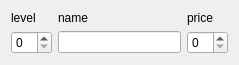
<?xml version="1.0" encoding="UTF-8"?>
<ui version="4.0">
 <class>WeaponEditor</class>
 <widget class="QWidget" name="WeaponEditor">
  <property name="geometry">
   <rect>
    <x>0</x>
    <y>0</y>
    <width>239</width>
    <height>59</height>
   </rect>
  </property>
  <property name="windowTitle">
   <string>WeaponEditor</string>
  </property>
  <layout class="QGridLayout" name="gridLayout_2">
   <item row="0" column="0">
    <layout class="QGridLayout" name="gridLayout">
     <item row="1" column="1">
      <widget class="QLineEdit" name="name_lineEdit"/>
     </item>
     <item row="0" column="1">
      <widget class="QLabel" name="name_label">
       <property name="text">
        <string>name</string>
       </property>
      </widget>
     </item>
     <item row="0" column="0">
      <widget class="QLabel" name="level_label">
       <property name="text">
        <string>level</string>
       </property>
      </widget>
     </item>
     <item row="1" column="0">
      <widget class="QSpinBox" name="level_spinBox"/>
     </item>
     <item row="0" column="2">
      <widget class="QLabel" name="price_label">
       <property name="text">
        <string>price</string>
       </property>
      </widget>
     </item>
     <item row="1" column="2">
      <widget class="QSpinBox" name="price_spinBox"/>
     </item>
    </layout>
   </item>
  </layout>
 </widget>
 <layoutdefault spacing="6" margin="11"/>
 <resources/>
 <connections/>
</ui>
